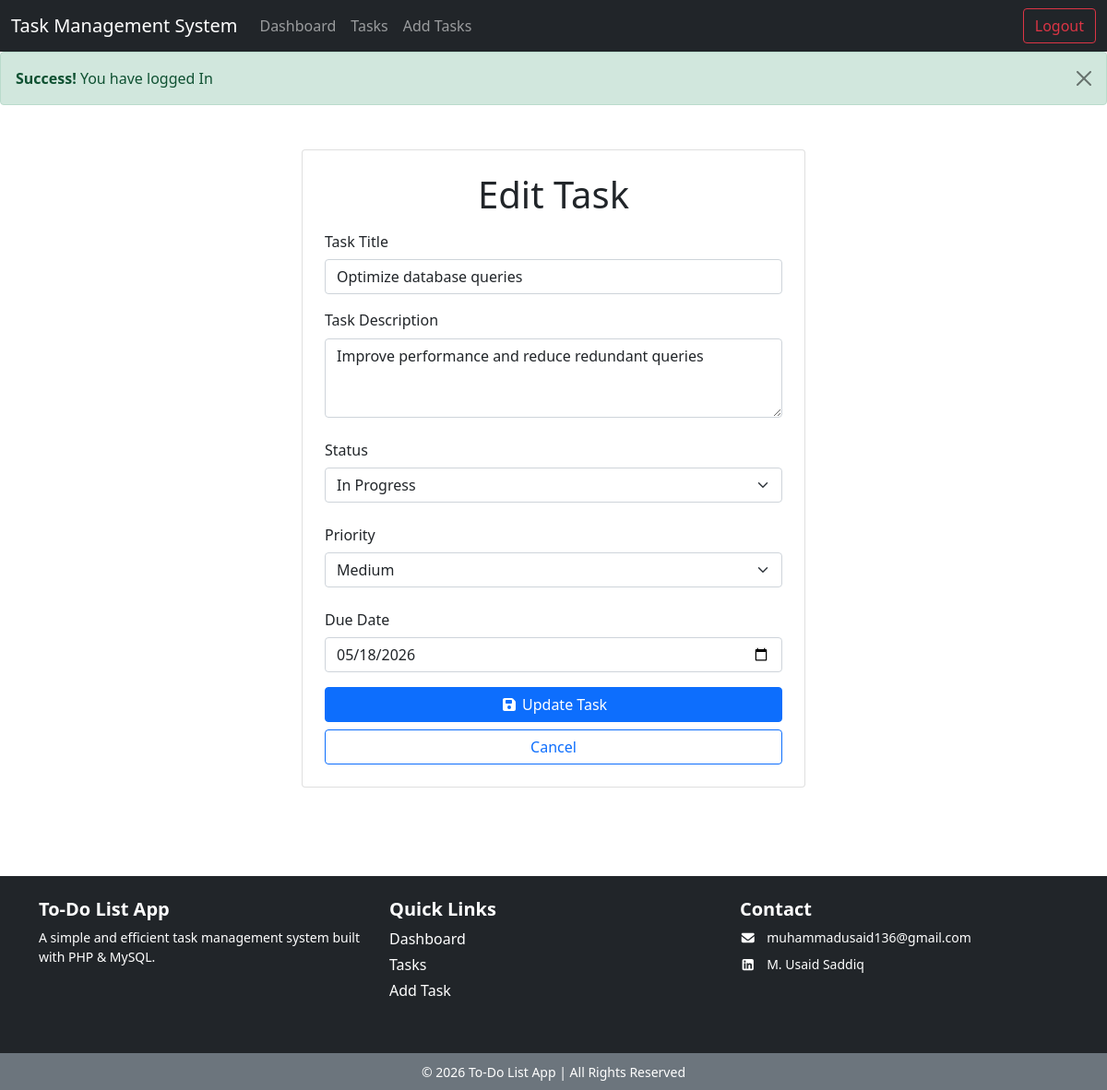
Screenshot of /pages/update_task.php?id=20 (signed in) with the database file from the repository.
### tables this page shows
CREATE TABLE `tasks` (
  `id` int(11) NOT NULL,
  `user_id` int(11) NOT NULL,
  `title` varchar(255) NOT NULL,
  `description` text DEFAULT 'No description',
  `status` enum('pending','in_progress','completed') DEFAULT 'pending',
  `priority` enum('low','medium','high') DEFAULT 'medium',
  `due_date` date DEFAULT NULL,
  `created_at` timestamp NOT NULL DEFAULT current_timestamp(),
  `updated_at` timestamp NOT NULL DEFAULT current_timestamp() ON UPDATE current_timestamp()
);

### pages/update_task.php (the view, shortened to what this page needs)
<?php
include "../includes/auth_init.php";
$user_id = $_SESSION['user_id'];
$id = $_GET['id'];
$stmt = mysqli_prepare($conn, "SELECT * FROM tasks WHERE id = ? AND user_id = ?");
mysqli_stmt_bind_param($stmt, "ii", $id, $user_id);
mysqli_stmt_execute($stmt);
$result = mysqli_stmt_get_result($stmt);
$task = mysqli_fetch_assoc($result);
include "../layout/header.php";
?>
<div class="container mt-5">
    <div class="row justify-content-center">
        <div class="col col-md-6">
            <div class="card p-4 mb-5">
                <h1 class="text-center">Edit Task</h1>
                <form method="post" action="update_task_process.php">
                    <div class="mb-3">
                        <label for="title" class="col-sm-2 col-form-label">Task Title</label>
                        <input type="text" class="form-control" value="<?= $task['title']; ?>" name="title" placeholder="Enter your task title" id="username">
                    </div>
                    <div class="mb-3">
                        <label for="exampleFormControlTextarea1" class="form-label">Task Description</label>
                        <textarea class="form-control" name="description" id="exampleFormControlTextarea1" placeholder="Enter task description (optional)" rows="3"><?= $task['description']; ?></textarea>
                    </div>
                    <div class="mb-3">
                        <label for="status" class="col-sm-2 col-form-label">Status</label>
                        <select name="status" class="form-select">
                            <option value="in_progress" <?= $task['status'] == "in_progress" ? 'selected' : ''; ?>>In Progress</option>
                        </select>
                    </div>
                    <div class="mb-3">
                        <label for="priority" class="col-sm-2 col-form-label">Priority</label>
                        <select name="priority" class="form-select">
                            <option value="medium" <?= $task['priority'] == "medium" ? 'selected' : ''; ?>>Medium</option>
                        </select>
                    </div>
                    <div class="mb-3">
                        <label for="due_date" class="col-sm-2 col-form-label">Due Date</label>
                        <input type="date" value="<?= $task['due_date']; ?>" class="form-control" name="due_date">
                    </div>
                    <button type="submit" class="btn btn-primary w-100"><i class="fa fa-save"></i> Update Task</button>
                    <a href="tasks.php" class="btn btn-outline-primary w-100 mt-2">Cancel</a>
                </form>
            </div>
        </div>
    </div>
</div>
<?php include "../layout/footer.php";
?>

### rows the page displays
tasks: title "Optimize database queries", description "Improve performance and reduce redundant queries", status "In Progress", priority "Medium", due_date "05/18/2026"

### other values shown
$message "You have logged In"
